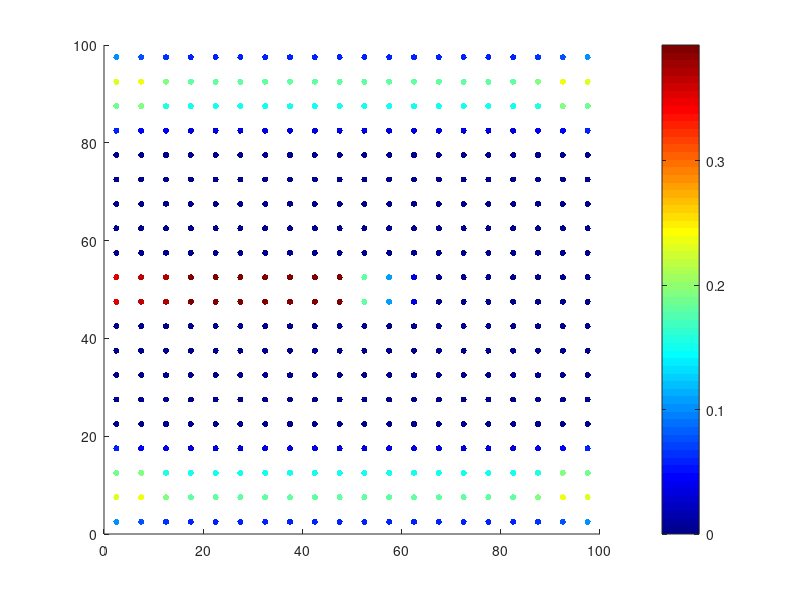

MATLAB code for this plot: (Note: this script raises an error after producing the figure.)
%% PROJECT 23: Peridynamics for Dynamic Crack Propagation
% 2D brittle plate under tensile load
% Bonds break irreversibly when stretch exceeds critical value
% Crack nucleation and propagation emerge naturally

%--- Material Properties ---
E     = 200e9;      % Young's modulus Pa
rho   = 7800;       % Density kg/m^3
Gc    = 100;        % Fracture energy J/m^2

%--- Discretization ---
Lx    = 0.1;        % Plate width m
Ly    = 0.1;        % Plate height m
dx    = 0.005;      % Particle spacing m
delta = 3.015*dx;   % Horizon radius m

%--- Grid of Particles ---
x_pts = dx/2:dx:Lx-dx/2;
y_pts = dx/2:dx:Ly-dx/2;
[Xp,Yp] = meshgrid(x_pts,y_pts);
pos   = [Xp(:),Yp(:)];
N     = size(pos,1);
vel   = zeros(N,2);
acc   = zeros(N,2);

%--- Material Point Volume ---
V     = dx^2;       % 2D volume (area)

%--- Peridynamic Constants ---
% Bond stiffness c for 2D
c     = 9*E/(pi*delta^3);

%--- Critical Stretch ---
s0    = sqrt(4*pi*Gc/(9*E*delta));

%--- Pre-existing Crack ---
% Horizontal crack at mid-height, left half
crack_y  = Ly/2;
crack_x  = Lx/2;

%--- Bond Connectivity ---
fprintf('--- Peridynamics Crack Propagation ---\n')
fprintf('Particles    : %d\n', N)
fprintf('Horizon      : %.4f m\n', delta)
fprintf('Critical stretch: %.4f\n', s0)
fprintf('\nBuilding bond connectivity...\n')

% Find bonds within horizon
bonds      = [];
bond_broken = [];
for i = 1:N
    for j = i+1:N
        dx_ij = pos(j,1)-pos(i,1);
        dy_ij = pos(j,2)-pos(i,2);
        r     = sqrt(dx_ij^2+dy_ij^2);
        if r <= delta
            % Check if bond crosses pre-existing crack
            crosses = false;
            if abs(pos(i,2)-crack_y)<dx && abs(pos(j,2)-crack_y)<dx
                if min(pos(i,1),pos(j,1)) < crack_x
                    crosses = true;
                end
            end
            bonds       = [bonds;      i, j, r];
            bond_broken = [bond_broken; crosses];
        end
    end
end

n_bonds = size(bonds,1);
fprintf('Total bonds  : %d\n', n_bonds)
fprintf('Pre-cracked  : %d bonds\n', sum(bond_broken))

%--- Time Integration ---
cd_wave = sqrt(E/rho);
dt      = 0.5*dx/cd_wave;
t_end   = 50*dt;
n_steps = round(t_end/dt);

%--- Loading: Applied velocity at top and bottom ---
load_vel = 0.5;     % m/s outward

fprintf('Time steps   : %d\n', n_steps)
fprintf('\nRunning peridynamic simulation...\n')

damage   = zeros(N,1);
n_bonds_per_node = zeros(N,1);
for b = 1:n_bonds
    i = bonds(b,1); j = bonds(b,2);
    n_bonds_per_node(i) = n_bonds_per_node(i)+1;
    n_bonds_per_node(j) = n_bonds_per_node(j)+1;
end

figure;

for step = 1:n_steps

    %--- Apply boundary loading ---
    % Top layer moves up, bottom layer moves down
    top_nodes = pos(:,2) > Ly - 2*dx;
    bot_nodes = pos(:,2) < 2*dx;
    vel(top_nodes,2) =  load_vel;
    vel(bot_nodes,2) = -load_vel;

    %--- Compute peridynamic forces ---
    F_pd = zeros(N,2);
    broken_this_step = 0;

    for b = 1:n_bonds
        if bond_broken(b); continue; end

        i   = bonds(b,1);
        j   = bonds(b,2);
        L0  = bonds(b,3);

        % Current bond vector
        xi  = (pos(j,:)+vel(j,:)*dt) - (pos(i,:)+vel(i,:)*dt);
        L   = norm(xi);

        % Bond stretch
        s   = (L-L0)/L0;

        % Check failure
        if abs(s) > s0
            bond_broken(b)   = true;
            broken_this_step = broken_this_step+1;
            continue
        end

        % Bond force
        f_mag = c*s*V*V/L0;
        f_vec = f_mag*(xi/L);

        F_pd(i,:) = F_pd(i,:) + f_vec;
        F_pd(j,:) = F_pd(j,:) - f_vec;
    end

    %--- Update damage ---
    n_broken = zeros(N,1);
    for b = 1:n_bonds
        if bond_broken(b)
            i = bonds(b,1); j = bonds(b,2);
            n_broken(i) = n_broken(i)+1;
            n_broken(j) = n_broken(j)+1;
        end
    end
    damage = n_broken ./ max(n_bonds_per_node,1);

    %--- Velocity Verlet ---
    acc_new = F_pd/rho;
    vel     = vel + 0.5*(acc+acc_new)*dt;
    pos     = pos + vel*dt;
    acc     = acc_new;

    %--- Plot every 10 steps ---
    if mod(step,10)==0
        scatter(pos(:,1)*1000, pos(:,2)*1000, ...
                20, damage, 'filled')
        colormap('jet')
        colorbar
        clim([0,1])
        xlabel('x (mm)'); ylabel('y (mm)')
        title(sprintf('Peridynamic Damage | t=%.2e s | Broken bonds=%d', ...
                       step*dt, sum(bond_broken)))
        axis equal tight
        drawnow
    end

end

fprintf('Simulation complete\n')
fprintf('Total broken bonds : %d / %d\n', sum(bond_broken), n_bonds)
fprintf('Max damage         : %.3f\n', max(damage))
fprintf('Crack propagated   : %s\n', string(max(damage)>0.5))

saveas(gcf,'peridynamics_crack.png')
